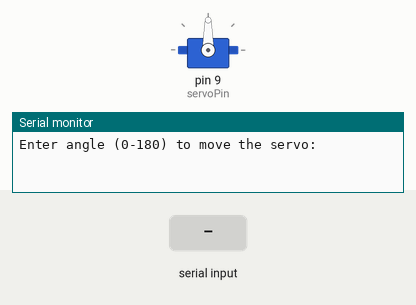
Recording of a sketch running on a simulated Arduino Uno, built with avr-gcc and run on an emulated ATmega328P. On the bench: servo, the last lines printed to the serial monitor. The inputs (shaded band) are chosen by the test bench.

Above: at 1.2 s.
1.3 s: "30,150\n" received over Serial
At 1.9 s:
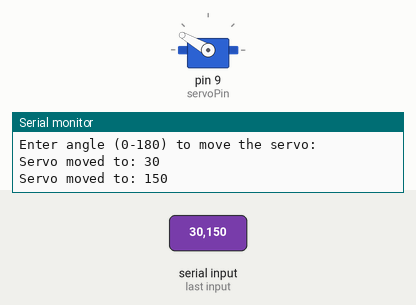
At 2.6 s:
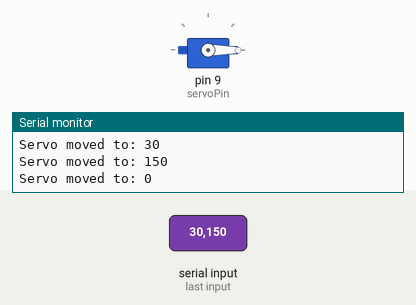
3.8 s: "90,45\n" received over Serial
At 4.6 s:
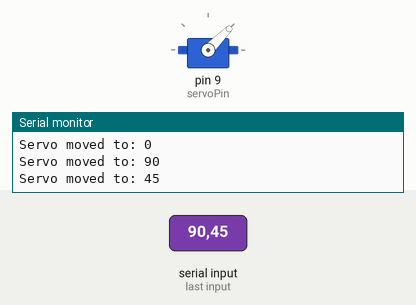
Timing chart, 0 to 6.8 s (numbered marks = the images above; inputs shaded):
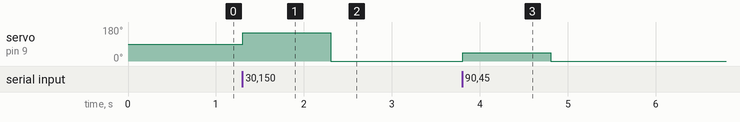

The sketch:

smarthome.ino
```cpp
#include <Servo.h> // Include the Servo library

Servo myServo;  // Create a Servo object to control the servo motor
int servoPin = 9;  // Pin connected to the servo signal wire

void setup() {
  Serial.begin(9600);  // Start serial communication at 9600 baud rate
  myServo.attach(servoPin);  // Attach the servo to the pin
  Serial.println("Enter angle (0-180) to move the servo:");
}

void loop() {
  if (Serial.available() > 0) {
    int angle = Serial.parseInt();  // Read the angle from the serial monitor

    if (angle >= 0 && angle <= 180) {
      myServo.write(angle);  // Set the servo to the specified angle
      Serial.print("Servo moved to: ");
      Serial.println(angle);
    } else {
      Serial.println("Please enter a valid angle (0-180).");
    }
  }
}
```

Measured:
- after the input at 1.3 s, servo on pin 9 (servoPin): 90° → 150° at once, → 0° 1.0 s later
- after the input at 3.8 s, servo on pin 9 (servoPin): 0° → 45° at once, → 0° 1.0 s later
